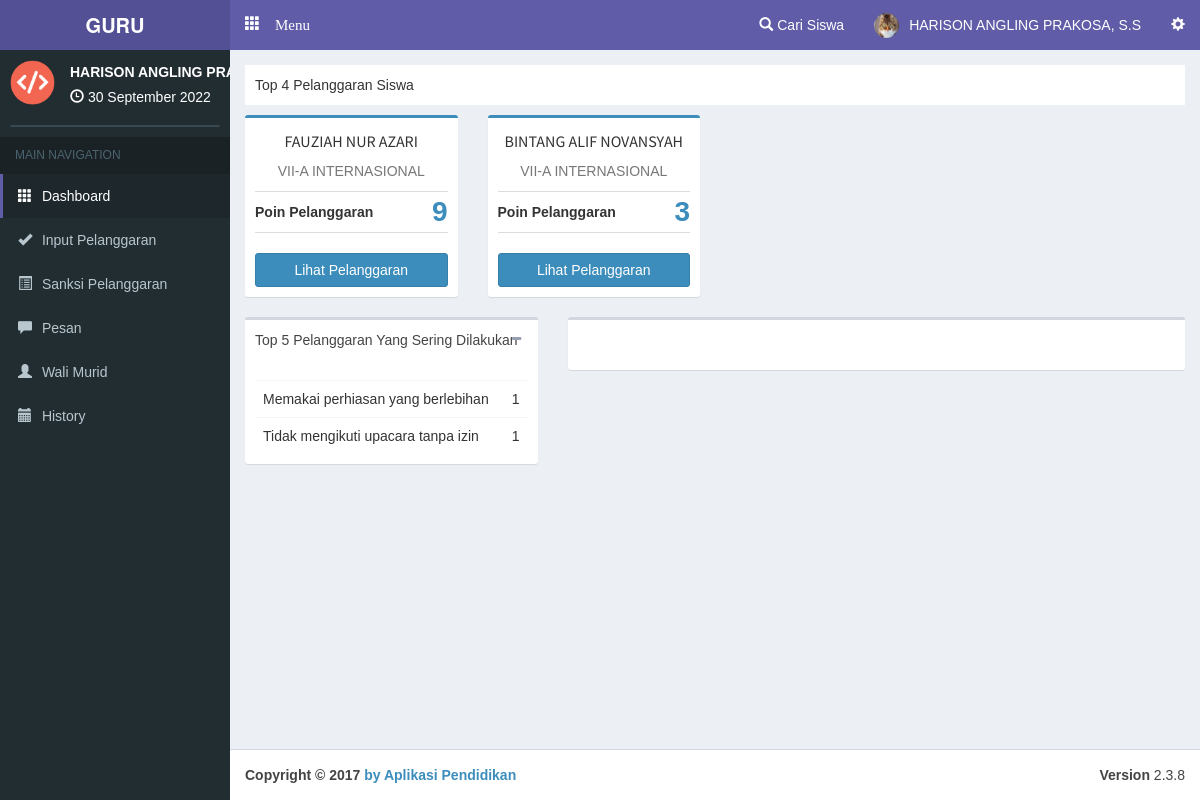
The app's page /guru/main (signed in) with its own data.
### tables this page shows
CREATE TABLE `guru` (
  `c_guru` varchar(10) NOT NULL,
  `nama` varchar(100) NOT NULL,
  `username` varchar(30) NOT NULL,
  `password` varchar(30) NOT NULL,
  `foto` text NOT NULL
);

CREATE TABLE `siswa` (
  `c_siswa` varchar(10) NOT NULL,
  `c_kelas` varchar(10) NOT NULL,
  `nisn` varchar(20) NOT NULL,
  `nama` varchar(100) NOT NULL,
  `jk` varchar(1) NOT NULL,
  `alamat` varchar(150) NOT NULL,
  `tl` date NOT NULL
);

CREATE TABLE `kelas` (
  `c_kelas` varchar(10) NOT NULL,
  `kelas` varchar(60) NOT NULL
);

CREATE TABLE `benpel` (
  `c_benpel` varchar(10) NOT NULL,
  `c_katbenpel` varchar(10) NOT NULL,
  `benpel` text NOT NULL,
  `bobot` int(11) NOT NULL
);

### php/config.php (called while the page is built, shortened)
<?php
$base='http://localhost/pointsiswa/';
$basegu='http://localhost/pointsiswa/guru/';
?>

### php/function.php (called while the page is built, shortened)
<?php
function tgl($date){
  $array_bulan = array(1=>'Januari','Februari','Maret', 'April', 'Mei', 'Juni','Juli','Agustus','September','Oktober', 'November','Desember');
  $date = strtotime($date);
  $tanggal = date ('j', $date);
  $bulan = $array_bulan[date('n',$date)];
  $tahun = date('Y',$date);
  $result = $tanggal ." ". $bulan ." ". $tahun;
  return($result);
}
?>

### guru/main.php (the view, shortened to what this page needs)
<?php date_default_timezone_set('Asia/Jakarta');$date=date('Y-m-d'); require '../php/config.php'; require '../php/function.php'; session_start(); if(empty($_SESSION['c_guru'])){header('location:../login');} $na=mysqli_fetch_array(mysqli_query($con,"SELECT * FROM guru where c_guru='$_SESSION[c_guru]' "));  ?>
<!DOCTYPE html>
<html>
<head>
  <link rel="stylesheet" href="<?php echo $base; ?>theme/bootstrap/css/bootstrap.min.css">
  <link rel="stylesheet" href="<?php echo $base; ?>theme/plugins/datatables/dataTables.bootstrap.css">
  <link rel="stylesheet" href="<?php echo $base; ?>theme/dist/css/AdminLTE.min.css">
  <link rel="stylesheet" href="<?php echo $base; ?>theme/dist/css/skins/_all-skins.min.css">
  <link rel="stylesheet" href="<?php echo $base; ?>theme/plugins/iCheck/square/blue.css">
  <link rel="stylesheet" href="<?php echo $base; ?>theme/plugins/select2/select2.min.css">
</head>
<body class="skin-purple hold-transition fixed"
oncontextmenu="return false">
<div class="wrapper">
  <header class="main-header">
    <a href="#" class="logo">
      <span class="logo-lg"><b>GURU</b></span>
    </a>
    <nav class="navbar navbar-static-top" role="navigation">
      <a href="#" class="glyphicon glyphicon-th" data-toggle="offcanvas" role="button" style="color: #fff;margin-top: 15px;margin-left: 15px;font-size: 15px;"> Menu
      </a>
      <div class="navbar-custom-menu">
        <ul class="nav navbar-nav">
          <li class="dropdown notifications-menu">
            <a href="#" class="dropdown-toggle" data-toggle="dropdown">
              <i class="glyphicon glyphicon-search"></i> Cari Siswa
            </a>
          </li>
          <li class="dropdown user user-menu">
            <a href="#" class="dropdown-toggle" data-toggle="dropdown">
            <?php if($na['foto']==NULL){ ?>
              <img src="<?php echo $base; ?>php/img/avatar1.png" class="user-image" alt="User Image">
            <?php }else { ?>
              <img src="<?php echo $basegu.'/'.$na['foto']; ?>" class="user-image" alt="User Image">
            <?php } ?>
              <span class="hidden-xs"><?php echo $na['nama'] ?></span>
            </a>
          </li>
          <li>
            <a href="#" data-toggle="control-sidebar"><i class="glyphicon glyphicon-cog"></i></a>
          </li>
        </ul>
      </div>
    </nav>
  </header>
  <aside class="main-sidebar">
    <section class="sidebar">
      <div class="user-panel">
        <div class="pull-left image">
          <img src="<?php echo $base; ?>php/img/logo.ico" class="img-circle" alt="User Image">
        </div>
        <div class="pull-left info">
          <p><?php echo $na['nama']; ?></p>
          <i class="glyphicon glyphicon-time"></i> <?php echo tgl(date('d-m-Y')); ?>
        </div>
      </div>
      <form action="#" method="get" class="sidebar-form">
      </form>
<?php
if(empty($_GET['smkakh'])){
  $aak='class="active"';$bak='';$cak='';$dak='';$eak='';
}
?>
      <ul class="sidebar-menu">
        <li class="header">MAIN NAVIGATION</li>
        <li <?php echo $aak; ?>>
          <a href="<?php echo $basegu; ?>">
            <i class="glyphicon glyphicon-th"></i> <span>Dashboard</span>
          </a>
        </li>
        <li <?php echo $bak; ?>>
          <a href="<?php echo $basegu; ?>inputpelanggaran">
            <i class="glyphicon glyphicon-ok"></i> <span>Input Pelanggaran</span>
          </a>
        </li>
        <li <?php echo $cak; ?>>
          <a href="<?php echo $basegu; ?>sanksi">
            <i class="glyphicon glyphicon-list-alt"></i> <span>Sanksi Pelanggaran</span>
          </a>
        </li>
        <li <?php echo $dak; ?>>
          <a href="<?php echo $basegu; ?>pesan">
            <i class="glyphicon glyphicon-comment"></i> <span>Pesan</span><span id="pesanbaru"></span>
          </a>
        </li>
        <li>
          <a href="<?php echo $basegu; ?>walimurid">
            <i class="glyphicon glyphicon-user"></i> <span>Wali Murid</span>
          </a>
        </li>
        <li>
          <a href="<?php echo $basegu; ?>history">
            <i class="glyphicon glyphicon-calendar"></i> <span>History</span>
          </a>
        </li>
      </ul>
    </section>
  </aside>
  <div class="content-wrapper">
    <section class="content">
<?php
  if(empty($_GET['smkakh'])){require 'view/home.php';}
?>
    </section>
  </div>
</div>
  <footer class="main-footer">
    <div class="pull-right hidden-xs">
      <b>Version</b> 2.3.8
    </div>
    <strong>Copyright &copy; 2017 <a href="https://www.aplikasipendidikan.net/">by Aplikasi Pendidikan </a></strong>
  </footer>
</body>
</html>

### guru/view/home.php (shortened to what this page needs)
<div class="judul">
  Top 4 Pelanggaran Siswa
</div>
<div class="row">
<?php $pps=mysqli_query($con,"SELECT c_siswa, sum(bobot) as jb from pelanggaran group by c_siswa order by jb desc limit 4 "); while($hpps=mysqli_fetch_array($pps)){ $sis=mysqli_fetch_array(mysqli_query($con,"SELECT * FROM siswa where c_siswa='$hpps[c_siswa]' ")); $kel=mysqli_fetch_array(mysqli_query($con,"SELECT * FROM kelas where c_kelas='$sis[c_kelas]' ")); ?>
  <div class="col-md-3">
    <div class="box box-primary">
      <div class="box-body box-profile">
        <h4 class="profile-username text-center" style="font-size: 16px;"><?php echo $sis['nama']; ?></h4>
        <p class="text-muted text-center"><?php echo $kel['kelas']; ?></p>
        <ul class="list-group list-group-unbordered">
          <li class="list-group-item">
          <?php if($hpps['jb']>20){ $style='style="font-size: 28px;margin-top: -10px;color:#d9534f;"'; }else{ $style='style="font-size: 28px;margin-top: -10px;"'; } ?>
            <b>Poin Pelanggaran<a class="pull-right" <?php echo $style.'>'.$hpps['jb']; ?></a></b>
          </li>
        </ul>
        <a href="<?php echo $basegu; ?>lihatpelanggaransiswa/<?php echo $hpps['c_siswa']; ?>/_" class="btn btn-primary btn-block">Lihat Pelanggaran</a>
      </div>
    </div>
  </div>
<?php } ?>
</div>
<div class="row">
  <div class="col-md-4">
    <div class="box">
      <div class="box-header">
        <p>Top 5 Pelanggaran Yang Sering Dilakukan</p>
        <div class="box-tools">
          <button type="button" class="btn btn-box-tool" data-widget="collapse"><i class="glyphicon glyphicon-minus"></i></button>
        </div>
      </div>
      <div class="box-body">
      <table class="table table-hover">
        <tbody>
    <?php $vr=1; $pyd=mysqli_query($con,"SELECT c_benpel, count(c_benpel) as bp from pelanggaran group by c_benpel order by bp desc limit 5 ");while($hpyd=mysqli_fetch_array($pyd)){
    $ben=mysqli_fetch_array(mysqli_query($con,"SELECT * FROM benpel where c_benpel='$hpyd[c_benpel]' "));
    ?>
          <tr>
            <td><?php echo $ben['benpel']; ?></td>
            <td><?php echo $hpyd['bp']; ?></td>
          </tr>
    <?php $vr++; } ?>
        </tbody>
      </table>
      </div>
    </div>
  </div>
  <div class="col-xs-12 col-md-8 col-lg-8">
    <div class="box">
      <div class="box-header">
      </div>
      <div class="box-body">
      </div>
    </div>
  </div>
</div>

### guru/main.php (style rules this page uses)
body { font-family:arial; }
.judul { width: 100%; background-color: #FFF; padding: 10px;margin-bottom: 10px; }

### guru/view/home.php (style rules this page uses)
.judul { width: 100%; background-color: #FFF; padding: 10px;margin-bottom: 10px; }

### records on screen
guru: foto (picture), nama "HARISON ANGLING PRAKOSA, S.S", nama "HARISON ANGLING…"
siswa: nama "FAUZIAH NUR AZARI"
kelas: kelas "VII-A INTERNASIONAL"
siswa: nama "BINTANG ALIF NOVANSYAH"
benpel: benpel "Memakai perhiasan yang berlebihan"
benpel: benpel "Tidak mengikuti upacara tanpa izin"

### other values on screen
$hpps['jb'] "9"
$hpps['jb'] "3"
$hpyd['bp'] "1"
